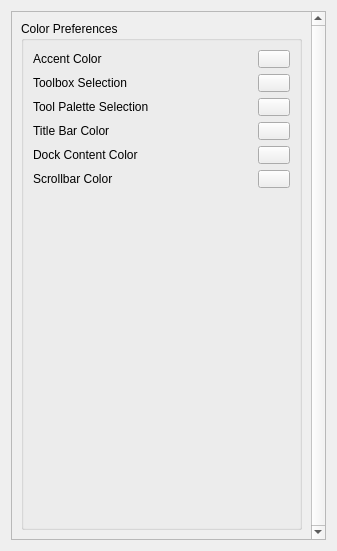
<?xml version="1.0" encoding="UTF-8"?>
<ui version="4.0">
 <class>ColorsPage</class>
 <widget class="QWidget" name="ColorsPage">
  <property name="geometry">
   <rect>
    <x>0</x>
    <y>0</y>
    <width>337</width>
    <height>551</height>
   </rect>
  </property>
  <layout class="QGridLayout" name="gridLayout_2">
   <item row="0" column="0">
    <widget class="QScrollArea" name="scrollArea">
     <property name="verticalScrollBarPolicy">
      <enum>Qt::ScrollBarAlwaysOn</enum>
     </property>
     <property name="horizontalScrollBarPolicy">
      <enum>Qt::ScrollBarAlwaysOff</enum>
     </property>
     <property name="widgetResizable">
      <bool>true</bool>
     </property>
     <widget class="QWidget" name="contents">
      <property name="geometry">
       <rect>
        <x>0</x>
        <y>0</y>
        <width>314</width>
        <height>200</height>
       </rect>
      </property>
      <layout class="QVBoxLayout" name="lay">
       <item>
        <widget class="QGroupBox" name="colorGroupBox">
         <property name="title">
          <string>Color Preferences</string>
         </property>
         <layout class="QGridLayout" name="colorLayout">
          <item row="0" column="0">
           <widget class="QLabel" name="accentLabel">
            <property name="text">
             <string>Accent Color</string>
            </property>
           </widget>
          </item>
          <item row="0" column="1">
           <widget class="QPushButton" name="accentColorButton">
            <property name="sizePolicy">
             <sizepolicy hsizetype="Fixed" vsizetype="Fixed">
              <horstretch>0</horstretch>
              <verstretch>0</verstretch>
             </sizepolicy>
            </property>
            <property name="minimumSize">
             <size>
              <width>32</width>
              <height>18</height>
             </size>
            </property>
            <property name="maximumSize">
             <size>
              <width>32</width>
              <height>18</height>
             </size>
            </property>
            <property name="text">
             <string/>
            </property>
           </widget>
          </item>
          <item row="1" column="0">
           <widget class="QLabel" name="toolboxLabel">
            <property name="text">
             <string>Toolbox Selection</string>
            </property>
           </widget>
          </item>
          <item row="1" column="1">
           <widget class="QPushButton" name="toolboxSelectionColorButton">
            <property name="sizePolicy">
             <sizepolicy hsizetype="Fixed" vsizetype="Fixed">
              <horstretch>0</horstretch>
              <verstretch>0</verstretch>
             </sizepolicy>
            </property>
            <property name="minimumSize">
             <size>
              <width>32</width>
              <height>18</height>
             </size>
            </property>
            <property name="maximumSize">
             <size>
              <width>32</width>
              <height>18</height>
             </size>
            </property>
            <property name="text">
             <string/>
            </property>
           </widget>
          </item>
          <item row="2" column="0">
           <widget class="QLabel" name="toolPaletteLabel">
            <property name="text">
             <string>Tool Palette Selection</string>
            </property>
           </widget>
          </item>
          <item row="2" column="1">
           <widget class="QPushButton" name="toolPaletteSelectionColorButton">
            <property name="sizePolicy">
             <sizepolicy hsizetype="Fixed" vsizetype="Fixed">
              <horstretch>0</horstretch>
              <verstretch>0</verstretch>
             </sizepolicy>
            </property>
            <property name="minimumSize">
             <size>
              <width>32</width>
              <height>18</height>
             </size>
            </property>
            <property name="maximumSize">
             <size>
              <width>32</width>
              <height>18</height>
             </size>
            </property>
            <property name="text">
             <string/>
            </property>
           </widget>
          </item>
          <item row="3" column="0">
           <widget class="QLabel" name="titleBarLabel">
            <property name="text">
             <string>Title Bar Color</string>
            </property>
           </widget>
          </item>
          <item row="3" column="1">
           <widget class="QPushButton" name="titleBarColorButton">
            <property name="sizePolicy">
             <sizepolicy hsizetype="Fixed" vsizetype="Fixed">
              <horstretch>0</horstretch>
              <verstretch>0</verstretch>
             </sizepolicy>
            </property>
            <property name="minimumSize">
             <size>
              <width>32</width>
              <height>18</height>
             </size>
            </property>
            <property name="maximumSize">
             <size>
              <width>32</width>
              <height>18</height>
             </size>
            </property>
            <property name="text">
             <string/>
            </property>
           </widget>
          </item>
          <item row="4" column="0">
           <widget class="QLabel" name="dockContentLabel">
            <property name="text">
             <string>Dock Content Color</string>
            </property>
           </widget>
          </item>
          <item row="4" column="1">
           <widget class="QPushButton" name="dockContentColorButton">
            <property name="sizePolicy">
             <sizepolicy hsizetype="Fixed" vsizetype="Fixed">
              <horstretch>0</horstretch>
              <verstretch>0</verstretch>
             </sizepolicy>
            </property>
            <property name="minimumSize">
             <size>
              <width>32</width>
              <height>18</height>
             </size>
            </property>
            <property name="maximumSize">
             <size>
              <width>32</width>
              <height>18</height>
             </size>
            </property>
            <property name="text">
             <string/>
            </property>
           </widget>
          </item>
          <item row="5" column="0">
           <widget class="QLabel" name="scrollbarLabel">
            <property name="text">
             <string>Scrollbar Color</string>
            </property>
           </widget>
          </item>
          <item row="5" column="1">
           <widget class="QPushButton" name="scrollbarColorButton">
            <property name="sizePolicy">
             <sizepolicy hsizetype="Fixed" vsizetype="Fixed">
              <horstretch>0</horstretch>
              <verstretch>0</verstretch>
             </sizepolicy>
            </property>
            <property name="minimumSize">
             <size>
              <width>32</width>
              <height>18</height>
             </size>
            </property>
            <property name="maximumSize">
             <size>
              <width>32</width>
              <height>18</height>
             </size>
            </property>
            <property name="text">
             <string/>
            </property>
           </widget>
          </item>
          <item row="6" column="0">
           <spacer name="verticalSpacer">
            <property name="orientation">
             <enum>Qt::Vertical</enum>
            </property>
            <property name="sizeHint" stdset="0">
             <size>
              <width>20</width>
              <height>40</height>
             </size>
            </property>
           </spacer>
          </item>
         </layout>
        </widget>
       </item>
      </layout>
     </widget>
    </widget>
   </item>
  </layout>
 </widget>
 <resources/>
 <connections/>
</ui>
